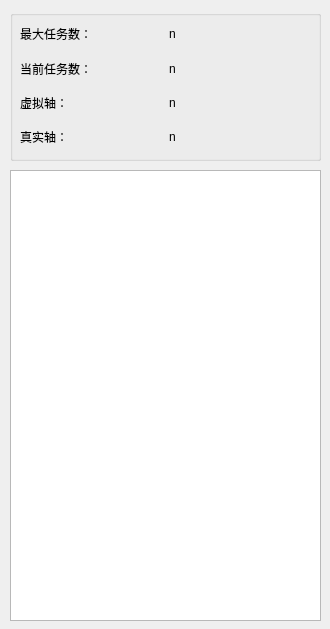
<?xml version="1.0" encoding="UTF-8"?>
<ui version="4.0">
 <class>TaskMonitor</class>
 <widget class="QWidget" name="TaskMonitor">
  <property name="geometry">
   <rect>
    <x>0</x>
    <y>0</y>
    <width>330</width>
    <height>629</height>
   </rect>
  </property>
  <property name="windowTitle">
   <string>Form</string>
  </property>
  <widget class="QGroupBox" name="groupBox">
   <property name="geometry">
    <rect>
     <x>10</x>
     <y>10</y>
     <width>311</width>
     <height>151</height>
    </rect>
   </property>
   <property name="title">
    <string/>
   </property>
   <widget class="QWidget" name="">
    <property name="geometry">
     <rect>
      <x>10</x>
      <y>10</y>
      <width>291</width>
      <height>131</height>
     </rect>
    </property>
    <layout class="QGridLayout" name="gridLayout">
     <item row="0" column="0">
      <widget class="QLabel" name="label">
       <property name="text">
        <string>最大任务数：</string>
       </property>
      </widget>
     </item>
     <item row="0" column="1">
      <widget class="QLabel" name="label_2">
       <property name="text">
        <string>n</string>
       </property>
      </widget>
     </item>
     <item row="1" column="0">
      <widget class="QLabel" name="label_3">
       <property name="text">
        <string>当前任务数：</string>
       </property>
      </widget>
     </item>
     <item row="1" column="1">
      <widget class="QLabel" name="label_4">
       <property name="text">
        <string>n</string>
       </property>
      </widget>
     </item>
     <item row="2" column="0">
      <widget class="QLabel" name="label_6">
       <property name="text">
        <string>虚拟轴：</string>
       </property>
      </widget>
     </item>
     <item row="2" column="1">
      <widget class="QLabel" name="label_5">
       <property name="text">
        <string>n</string>
       </property>
      </widget>
     </item>
     <item row="3" column="0">
      <widget class="QLabel" name="label_8">
       <property name="text">
        <string>真实轴：</string>
       </property>
      </widget>
     </item>
     <item row="3" column="1">
      <widget class="QLabel" name="label_7">
       <property name="text">
        <string>n</string>
       </property>
      </widget>
     </item>
    </layout>
   </widget>
  </widget>
  <widget class="QTableWidget" name="tableWidget_TaskMonitor">
   <property name="geometry">
    <rect>
     <x>10</x>
     <y>170</y>
     <width>311</width>
     <height>451</height>
    </rect>
   </property>
  </widget>
 </widget>
 <resources/>
 <connections/>
</ui>
